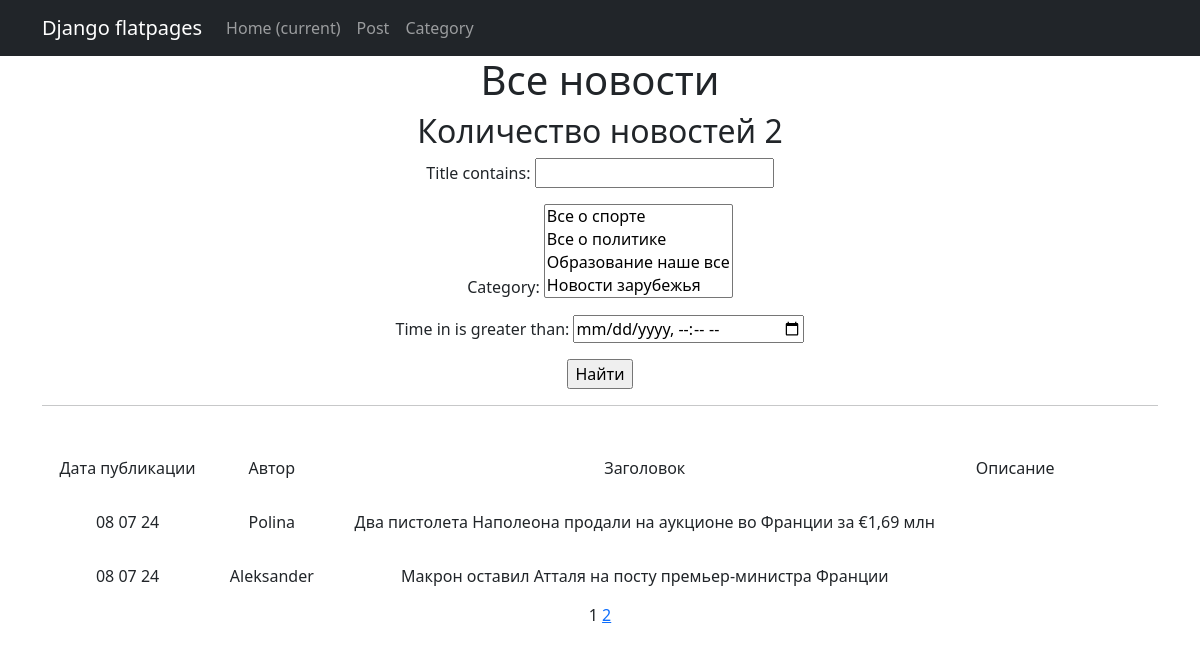
Before: /news/ with the older database file.
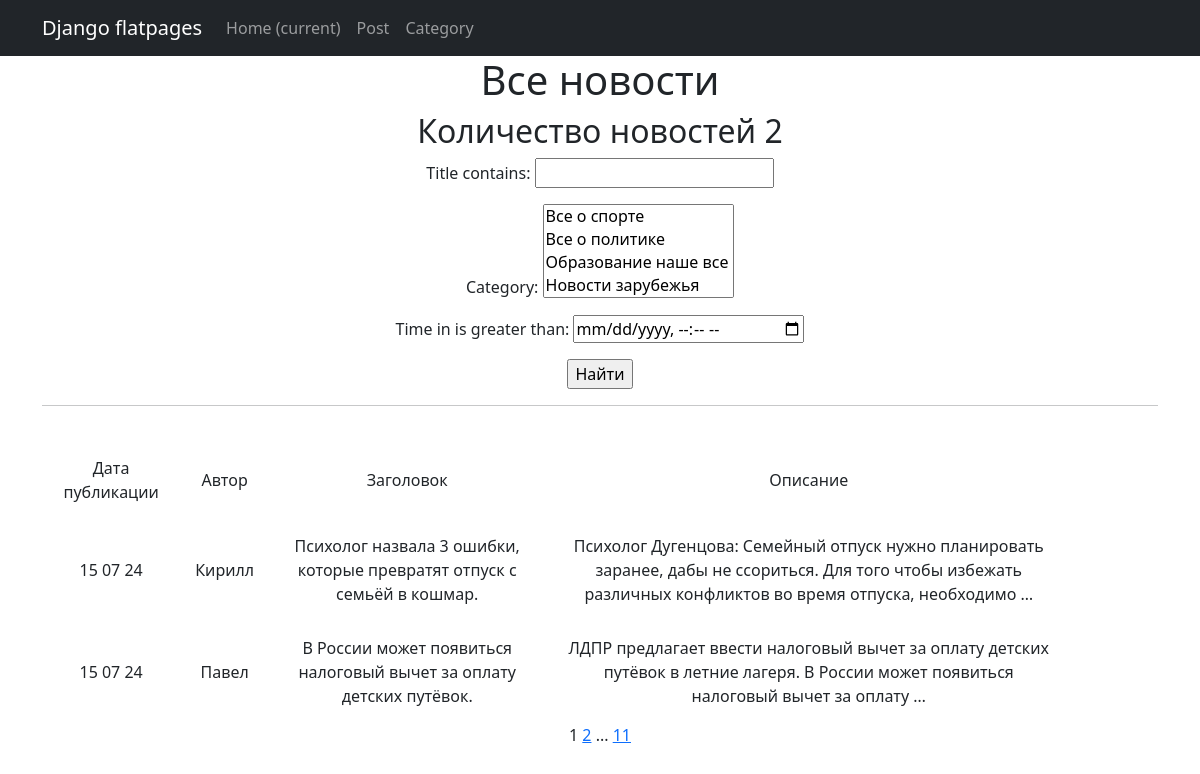
After: the same page with the newer database file.
### news/models.py (models this page shows, shortened)
class Post(models.Model):
    article = 'AR'
    news = 'NE'
    POST = [
        (news, 'Новости'),
        (article, 'Статья')
    ]
    author = models.ForeignKey(Author, on_delete=models.CASCADE, related_name='posts')
    field = models.CharField(max_length=2, choices=POST, default=news)
    time_in = models.DateTimeField(auto_now_add=True)
    category = models.ManyToManyField(Category, through='PostCategory')
    title = models.CharField(max_length=250)
    text = models.TextField()
    rating = models.IntegerField(default=0)

class Author(models.Model):
    user = models.OneToOneField(User, on_delete=models.CASCADE)
    rating = models.IntegerField(default=0)

### news/views.py (the view)
# urls.py: path('', PostList.as_view(), name='post_list'),
class PostList(ListView):
    model = Post
    template_name = 'News.html'
    context_object_name = 'news'
    ordering = '-time_in'
    paginate_by = 2
    def get_queryset(self):
        queryset = super().get_queryset()
        self.filterset = PostFilter(self.request.GET, queryset)
        return self.filterset.qs
    def get_context_data(self, **kwargs):
        context = super().get_context_data(**kwargs)
        context['filterset'] = self.filterset
        return context

### news/models.py (called while the page is built)
    def __str__(self):
        return self.name

### news/templatetags/custom_tags.py (called while the page is built)
@register.simple_tag(takes_context=True)
def url_replace(context, **kwargs):
    d = context['request'].GET.copy()
    for k, v in kwargs.items():
        d[k] = v
    return d.urlencode()

### templates/News.html (shortened to what this page needs)
{% extends 'flatpages/default.html' %}
{% load custom_tags %}
{% block content %}
    <h1>Все новости</h1>
    <h2>Количество новостей {{ news|length }}</h2>
    <form action="" method="get">
        {{ filterset.form.as_p }}
        <input type="submit" value="Найти">
    </form>
    <hr>
    {% if news %}
        <table cellpadding="15" width="95%" style="margin-top: 35px">
            <tr>
                <td>Дата публикации</td>
                <td>Автор</td>
                <td>Заголовок</td>
                <td>Описание</td>
            </tr>
            {% for post in news %}
            <tr>
                <td>{{ post.time_in|date:'d m y' }}</td>
                <td>{{ post.author.user }}</td>
                <td>{{ post.title }}</td>
                <td>{{ post.text|truncatewords:20 }}</td>
                <td>
                </td>
            </tr>
            {% endfor %}
        </table>
    {% else %}
        <h2>Новостей нет!</h2>
    {% endif %}
   {{ page_obj.number }}
   {% if page_obj.has_next %}
       <a href="?{% url_replace page=page_obj.next_page_number %}">{{ page_obj.next_page_number }}</a>
       {% if paginator.num_pages != page_obj.next_page_number %}
           ...
           <a href="?{% url_replace page=page_obj.paginator.num_pages %}">{{ page_obj.paginator.num_pages }}</a>
       {% endif %}
   {% endif %}
{% endblock content %}

### templates/flatpages/default.html (shortened to what this page needs)
<!DOCTYPE html>
<html lang="en">
    <head>
        {% load static %}
        <link href="{% static 'css/styles.css' %}" rel="stylesheet" />
    </head>
    <body>
        <nav class="navbar navbar-expand-lg navbar-dark bg-dark static-top">
            <div class="container">
                <a class="navbar-brand" href="#">Django flatpages</a>
                <div class="collapse navbar-collapse" id="navbarResponsive">
                    <ul class="navbar-nav ml-auto">
                        <li class="nav-item active">
                            <a class="nav-link" href="#">Home
                                <span class="sr-only">(current)</span>
                            </a>
                        </li>
                        <li class="nav-item">
                            <a class="nav-link" href="/news/">Post</a>
                        </li>
                        <li class="nav-item">
                            <a class="nav-link" href="/category/">Category</a>
                        </li>
                    </ul>
                </div>
            </div>
        </nav>
        <div class="container">
            <div class="row">
                <div class="col-lg-12 text-center">
                    {% block content %}
                    {% endblock content %}
                </div>
            </div>
        </div>
    </body>
</html>

Changed rows visible on the page:
no longer on this page (row unchanged): Post: time_in "08 07 24", author.user "Polina", title "Два пистолета Наполеона продали на аукционе во Франции за €1,69 млн"
no longer on this page (row unchanged): Post: time_in "08 07 24", author.user "Aleksander", title "Макрон оставил Атталя на посту премьер-министра Франции"
added Post: time_in "15 07 24", author.user "Кирилл", title "Психолог назвала 3 ошибки, которые превратят отпуск с семьёй в кошмар.", text "Психолог Дугенцова: Семейный отпуск нужно планировать заранее, дабы не ссориться. Для того чтобы избежать различных конфликтов во время отпуска, необходимо …"
added Post: time_in "15 07 24", author.user "Павел", title "В России может появиться налоговый вычет за оплату детских путёвок.", text "ЛДПР предлагает ввести налоговый вычет за оплату детских путёвок в летние лагеря. В России может появиться налоговый вычет за оплату …"
Other visible differences:
{{ page_obj.paginator.num_pages }}: (not shown) → "11"
